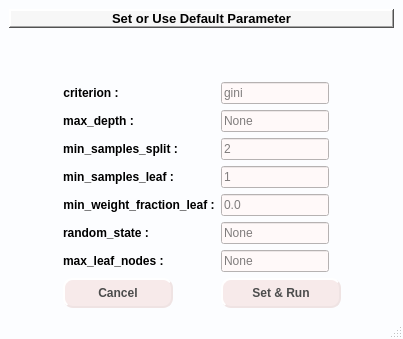
<?xml version="1.0" encoding="UTF-8"?>
<ui version="4.0">
 <class>FormSetParamDecisionTree</class>
 <widget class="QMainWindow" name="FormSetParamDecisionTree">
  <property name="geometry">
   <rect>
    <x>0</x>
    <y>0</y>
    <width>403</width>
    <height>339</height>
   </rect>
  </property>
  <property name="windowTitle">
   <string>Decision Tree</string>
  </property>
  <property name="autoFillBackground">
   <bool>true</bool>
  </property>
  <property name="styleSheet">
   <string notr="true">QMainWindow{

background-color:#fcfdff;

}</string>
  </property>
  <widget class="QWidget" name="centralwidget">
   <layout class="QHBoxLayout" name="horizontalLayout">
    <item>
     <layout class="QVBoxLayout" name="verticalLayout_8">
      <item>
       <widget class="QLabel" name="label_10">
        <property name="font">
         <font>
          <pointsize>10</pointsize>
          <weight>75</weight>
          <italic>false</italic>
          <bold>true</bold>
          <underline>false</underline>
          <strikeout>false</strikeout>
         </font>
        </property>
        <property name="styleSheet">
         <string notr="true">QLabel{

background-color:#f7f7f7;
}</string>
        </property>
        <property name="frameShape">
         <enum>QFrame::WinPanel</enum>
        </property>
        <property name="frameShadow">
         <enum>QFrame::Raised</enum>
        </property>
        <property name="text">
         <string>Set or Use Default Parameter</string>
        </property>
        <property name="alignment">
         <set>Qt::AlignCenter</set>
        </property>
       </widget>
      </item>
      <item>
       <spacer name="verticalSpacer">
        <property name="orientation">
         <enum>Qt::Vertical</enum>
        </property>
        <property name="sizeHint" stdset="0">
         <size>
          <width>20</width>
          <height>40</height>
         </size>
        </property>
       </spacer>
      </item>
      <item>
       <layout class="QHBoxLayout" name="horizontalLayout_15">
        <item>
         <spacer name="horizontalSpacer_2">
          <property name="orientation">
           <enum>Qt::Horizontal</enum>
          </property>
          <property name="sizeType">
           <enum>QSizePolicy::MinimumExpanding</enum>
          </property>
          <property name="sizeHint" stdset="0">
           <size>
            <width>40</width>
            <height>20</height>
           </size>
          </property>
         </spacer>
        </item>
        <item>
         <layout class="QFormLayout" name="formLayout">
          <property name="fieldGrowthPolicy">
           <enum>QFormLayout::FieldsStayAtSizeHint</enum>
          </property>
          <item row="0" column="0">
           <widget class="QLabel" name="label_5">
            <property name="font">
             <font>
              <weight>75</weight>
              <bold>true</bold>
             </font>
            </property>
            <property name="text">
             <string>criterion :</string>
            </property>
            <property name="alignment">
             <set>Qt::AlignCenter</set>
            </property>
            <property name="indent">
             <number>15</number>
            </property>
           </widget>
          </item>
          <item row="0" column="1">
           <widget class="QLineEdit" name="txtCriterion">
            <property name="styleSheet">
             <string notr="true">QLineEdit{
background-color:rgb(255, 249, 249);
}</string>
            </property>
            <property name="placeholderText">
             <string>gini</string>
            </property>
           </widget>
          </item>
          <item row="1" column="0">
           <widget class="QLabel" name="label_6">
            <property name="font">
             <font>
              <weight>75</weight>
              <bold>true</bold>
             </font>
            </property>
            <property name="text">
             <string>max_depth :</string>
            </property>
            <property name="alignment">
             <set>Qt::AlignCenter</set>
            </property>
            <property name="indent">
             <number>15</number>
            </property>
           </widget>
          </item>
          <item row="1" column="1">
           <widget class="QLineEdit" name="txtMaxDepth">
            <property name="styleSheet">
             <string notr="true">QLineEdit{
background-color:rgb(255, 249, 249);
}</string>
            </property>
            <property name="placeholderText">
             <string>None</string>
            </property>
           </widget>
          </item>
          <item row="2" column="0">
           <widget class="QLabel" name="label_7">
            <property name="font">
             <font>
              <weight>75</weight>
              <bold>true</bold>
             </font>
            </property>
            <property name="text">
             <string>min_samples_split :</string>
            </property>
            <property name="alignment">
             <set>Qt::AlignCenter</set>
            </property>
            <property name="indent">
             <number>15</number>
            </property>
           </widget>
          </item>
          <item row="2" column="1">
           <widget class="QLineEdit" name="txtMinSamplesSplit">
            <property name="styleSheet">
             <string notr="true">QLineEdit{
background-color:rgb(255, 249, 249);
}</string>
            </property>
            <property name="placeholderText">
             <string>2</string>
            </property>
           </widget>
          </item>
          <item row="3" column="0">
           <widget class="QLabel" name="label_8">
            <property name="font">
             <font>
              <weight>75</weight>
              <bold>true</bold>
             </font>
            </property>
            <property name="text">
             <string>min_samples_leaf :</string>
            </property>
            <property name="alignment">
             <set>Qt::AlignCenter</set>
            </property>
            <property name="indent">
             <number>15</number>
            </property>
           </widget>
          </item>
          <item row="3" column="1">
           <widget class="QLineEdit" name="txtMinSamplesLeaf">
            <property name="styleSheet">
             <string notr="true">QLineEdit{
background-color:rgb(255, 249, 249);
}</string>
            </property>
            <property name="placeholderText">
             <string>1</string>
            </property>
           </widget>
          </item>
          <item row="4" column="0">
           <widget class="QLabel" name="label_9">
            <property name="font">
             <font>
              <weight>75</weight>
              <bold>true</bold>
             </font>
            </property>
            <property name="text">
             <string>min_weight_fraction_leaf :</string>
            </property>
            <property name="alignment">
             <set>Qt::AlignCenter</set>
            </property>
            <property name="indent">
             <number>15</number>
            </property>
           </widget>
          </item>
          <item row="4" column="1">
           <widget class="QLineEdit" name="txtMinWeightFractionLeaf">
            <property name="styleSheet">
             <string notr="true">QLineEdit{
background-color:rgb(255, 249, 249);
}</string>
            </property>
            <property name="placeholderText">
             <string>0.0</string>
            </property>
           </widget>
          </item>
          <item row="5" column="0">
           <widget class="QLabel" name="label_3">
            <property name="font">
             <font>
              <weight>75</weight>
              <bold>true</bold>
             </font>
            </property>
            <property name="text">
             <string>random_state :</string>
            </property>
           </widget>
          </item>
          <item row="5" column="1">
           <widget class="QLineEdit" name="txtRandomState">
            <property name="styleSheet">
             <string notr="true">QLineEdit{
background-color:rgb(255, 249, 249);
}</string>
            </property>
            <property name="placeholderText">
             <string>None</string>
            </property>
           </widget>
          </item>
          <item row="7" column="1">
           <widget class="QPushButton" name="btnSetParamDecisionTree">
            <property name="sizePolicy">
             <sizepolicy hsizetype="Maximum" vsizetype="Maximum">
              <horstretch>0</horstretch>
              <verstretch>0</verstretch>
             </sizepolicy>
            </property>
            <property name="minimumSize">
             <size>
              <width>120</width>
              <height>30</height>
             </size>
            </property>
            <property name="font">
             <font>
              <weight>75</weight>
              <bold>true</bold>
             </font>
            </property>
            <property name="cursor">
             <cursorShape>PointingHandCursor</cursorShape>
            </property>
            <property name="styleSheet">
             <string notr="true">QPushButton {
    background-color:#f7eaea;
    color: #4c4c4c;
    border: 2px #efe3e3;
	border-style: outset;
	border-radius:10px
}

QPushButton:hover {background-color:#f7efef;}
</string>
            </property>
            <property name="text">
             <string>Set &amp;&amp; Run</string>
            </property>
            <property name="icon">
             <iconset>
              <normaloff>Icons/run.png</normaloff>Icons/run.png</iconset>
            </property>
            <property name="iconSize">
             <size>
              <width>18</width>
              <height>18</height>
             </size>
            </property>
           </widget>
          </item>
          <item row="6" column="1">
           <widget class="QLineEdit" name="txtMaxLeafNodes">
            <property name="styleSheet">
             <string notr="true">QLineEdit{
background-color:rgb(255, 249, 249);
}</string>
            </property>
            <property name="placeholderText">
             <string>None</string>
            </property>
           </widget>
          </item>
          <item row="6" column="0">
           <widget class="QLabel" name="label">
            <property name="font">
             <font>
              <weight>75</weight>
              <bold>true</bold>
             </font>
            </property>
            <property name="text">
             <string>max_leaf_nodes :</string>
            </property>
           </widget>
          </item>
          <item row="7" column="0">
           <widget class="QPushButton" name="btnCancel">
            <property name="minimumSize">
             <size>
              <width>110</width>
              <height>30</height>
             </size>
            </property>
            <property name="font">
             <font>
              <weight>75</weight>
              <bold>true</bold>
             </font>
            </property>
            <property name="cursor">
             <cursorShape>PointingHandCursor</cursorShape>
            </property>
            <property name="styleSheet">
             <string notr="true">QPushButton {
    background-color:#f7eaea;
    color: #4c4c4c;
    border: 2px #efe3e3;
	border-style: outset;
	border-radius:10px
}

QPushButton:hover {background-color:#f7efef;}
</string>
            </property>
            <property name="text">
             <string>Cancel</string>
            </property>
            <property name="icon">
             <iconset>
              <normaloff>Icons/cancel.png</normaloff>Icons/cancel.png</iconset>
            </property>
            <property name="iconSize">
             <size>
              <width>12</width>
              <height>12</height>
             </size>
            </property>
           </widget>
          </item>
         </layout>
        </item>
        <item>
         <spacer name="horizontalSpacer_3">
          <property name="orientation">
           <enum>Qt::Horizontal</enum>
          </property>
          <property name="sizeType">
           <enum>QSizePolicy::MinimumExpanding</enum>
          </property>
          <property name="sizeHint" stdset="0">
           <size>
            <width>40</width>
            <height>20</height>
           </size>
          </property>
         </spacer>
        </item>
       </layout>
      </item>
     </layout>
    </item>
   </layout>
  </widget>
  <widget class="QStatusBar" name="statusbar"/>
 </widget>
 <resources/>
 <connections/>
</ui>
